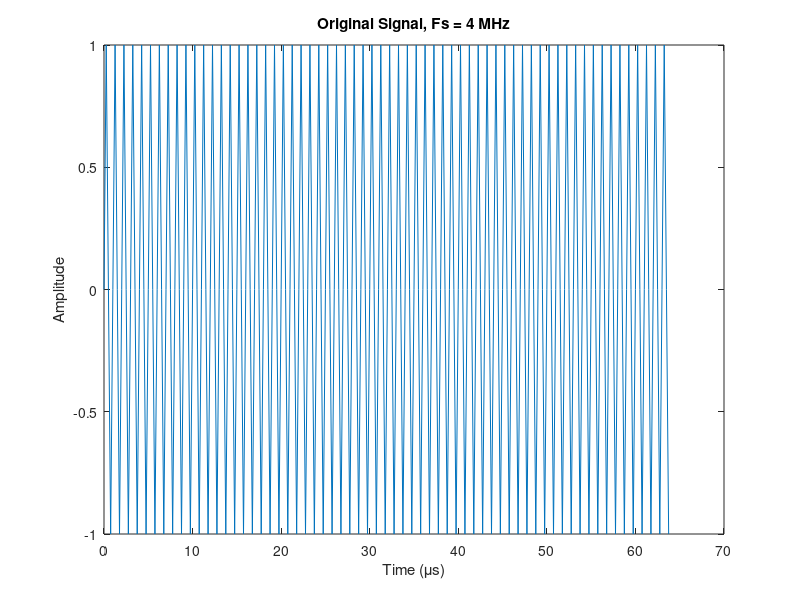
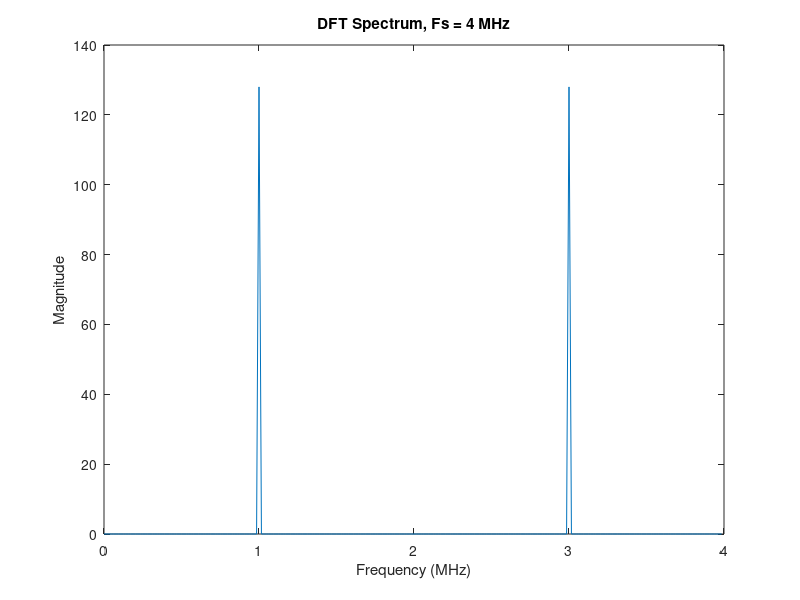
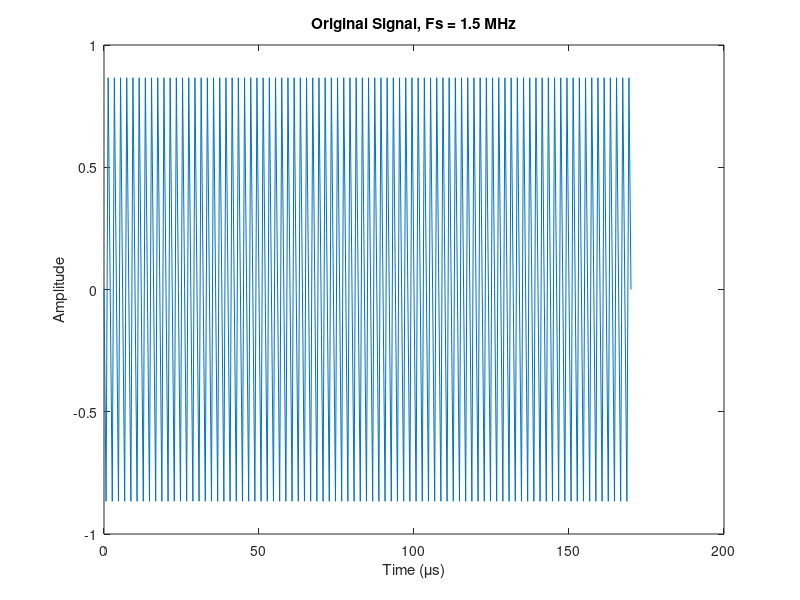
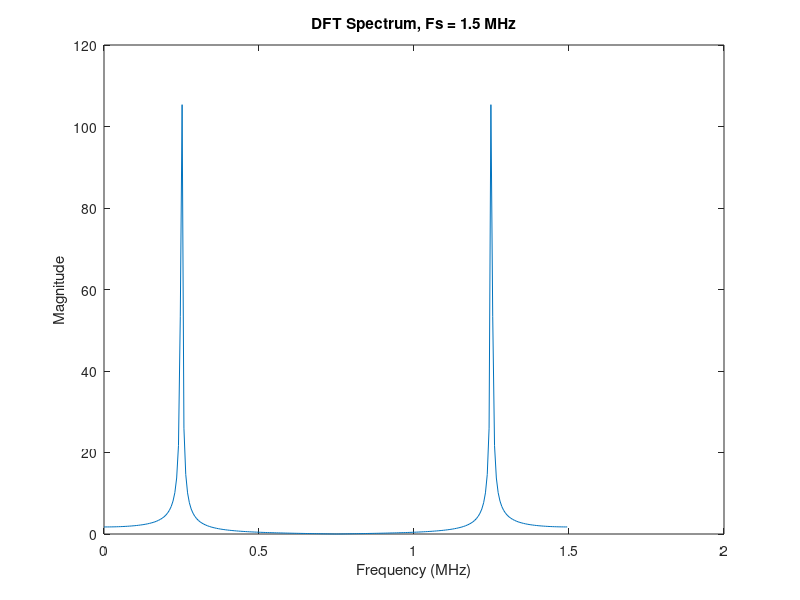

Write MATLAB code to recreate these figures, in order.
clc;
clear;
close all;

%% 基本參數
f0 = 1e6;       % 原始訊號頻率：1 MHz
Fs1 = 4e6;      % 第一個取樣頻率：4 MHz
Fs2 = 1.5e6;    % 第二個取樣頻率：1.5 MHz
N = 256;        % DFT 大小及取樣點數



%% 情況一：Fs = 4 MHz

% 建立時間軸
t1 = (0:N-1)/Fs1;

% 產生離散正弦訊號
x1 = sin(2*pi*f0*t1);

% 畫原始訊號
figure(1);

plot(t1*1e6, x1);
title('Original Signal, Fs = 4 MHz');
xlabel('Time (\mus)');
ylabel('Amplitude');

% 直接使用 FFT
y1 = abs(fftshift(fft(x1, N)));

% 建立頻率橫軸
f_axis1 = (0:N-1)*(Fs1/N);

% 畫頻譜
figure(2);
plot(f_axis1/1e6, y1);
title('DFT Spectrum, Fs = 4 MHz');
xlabel('Frequency (MHz)');
ylabel('Magnitude');

%% 情況二：Fs = 1.5 MHz

% 建立時間軸
t2 = (0:N-1)/Fs2;

% 產生離散正弦訊號
x2 = sin(2*pi*f0*t2);

% 畫原始訊號
figure(3);
plot(t2*1e6, x2);
title('Original Signal, Fs = 1.5 MHz');
xlabel('Time (\mus)');
ylabel('Amplitude');

% 直接使用 FFT
y2 = abs(fftshift(fft(x2, N)));

% 建立頻率橫軸
f_axis2 = (0:N-1)*(Fs2/N);

% 畫頻譜
figure(4);
plot(f_axis2/1e6, y2);
title('DFT Spectrum, Fs = 1.5 MHz');
xlabel('Frequency (MHz)');
ylabel('Magnitude');
